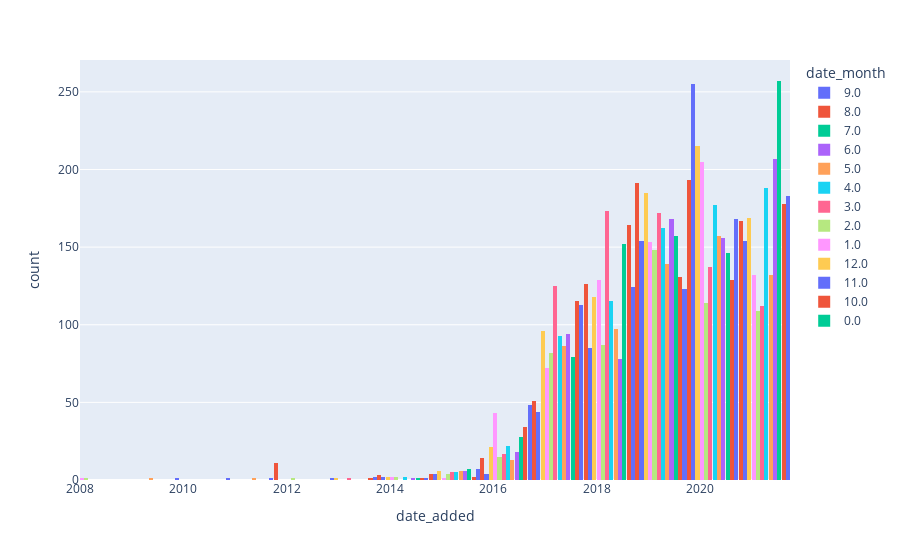

Notebook source saved alongside this figure:
### Markdown cell above
## Is there a specific month in which Netflix likes to upload?
### Data seems to show monthly uploads are random.

### Code cell
px.histogram(df, x='date_added', color ='date_month') #Plotly for better and detailed visualization for dates,specifically months within the year when netflix likes to upload.

### Figure 1 — Plotly figure (JSON) as saved in the notebook; plotly's stock layout.template omitted (floating-point values rounded to 4 significant figures; data arrays with more than 128 entries replaced by an {"elided": "..."} marker saying what was removed)
{"data": [{"alignmentgroup": "True", "bingroup": "x", "hovertemplate": "date_month=9.0<br>date_added=%{x}<br>count=%{y}<extra></extra>", "legendgroup": "9.0", "marker": {"color": "#636efa", "pattern": {"shape": ""}}, "name": "9.0", "offsetgroup": "9.0", "orientation": "v", "showlegend": true, "type": "histogram", "x": {"elided": "770 str values"}, "xaxis": "x", "yaxis": "y"}, {"alignmentgroup": "True", "bingroup": "x", "hovertemplate": "date_month=8.0<br>date_added=%{x}<br>count=%{y}<extra></extra>", "legendgroup": "8.0", "marker": {"color": "#EF553B", "pattern": {"shape": ""}}, "name": "8.0", "offsetgroup": "8.0", "orientation": "v", "showlegend": true, "type": "histogram", "x": {"elided": "755 str values"}, "xaxis": "x", "yaxis": "y"}, {"alignmentgroup": "True", "bingroup": "x", "hovertemplate": "date_month=7.0<br>date_added=%{x}<br>count=%{y}<extra></extra>", "legendgroup": "7.0", "marker": {"color": "#00cc96", "pattern": {"shape": ""}}, "name": "7.0", "offsetgroup": "7.0", "orientation": "v", "showlegend": true, "type": "histogram", "x": {"elided": "827 str values"}, "xaxis": "x", "yaxis": "y"}, {"alignmentgroup": "True", "bingroup": "x", "hovertemplate": "date_month=6.0<br>date_added=%{x}<br>count=%{y}<extra></extra>", "legendgroup": "6.0", "marker": {"color": "#ab63fa", "pattern": {"shape": ""}}, "name": "6.0", "offsetgroup": "6.0", "orientation": "v", "showlegend": true, "type": "histogram", "x": {"elided": "728 str values"}, "xaxis": "x", "yaxis": "y"}, {"alignmentgroup": "True", "bingroup": "x", "hovertemplate": "date_month=5.0<br>date_added=%{x}<br>count=%{y}<extra></extra>", "legendgroup": "5.0", "marker": {"color": "#FFA15A", "pattern": {"shape": ""}}, "name": "5.0", "offsetgroup": "5.0", "orientation": "v", "showlegend": true, "type": "histogram", "x": {"elided": "632 str values"}, "xaxis": "x", "yaxis": "y"}, {"alignmentgroup": "True", "bingroup": "x", "hovertemplate": "date_month=4.0<br>date_added=%{x}<br>count=%{y}<extra></extra>", "legendgroup": "4.0", "marker": {"color": "#19d3f3", "pattern": {"shape": ""}}, "name": "4.0", "offsetgroup": "4.0", "orientation": "v", "showlegend": true, "type": "histogram", "x": {"elided": "764 str values"}, "xaxis": "x", "yaxis": "y"}, {"alignmentgroup": "True", "bingroup": "x", "hovertemplate": "date_month=3.0<br>date_added=%{x}<br>count=%{y}<extra></extra>", "legendgroup": "3.0", "marker": {"color": "#FF6692", "pattern": {"shape": ""}}, "name": "3.0", "offsetgroup": "3.0", "orientation": "v", "showlegend": true, "type": "histogram", "x": {"elided": "742 str values"}, "xaxis": "x", "yaxis": "y"}, {"alignmentgroup": "True", "bingroup": "x", "hovertemplate": "date_month=2.0<br>date_added=%{x}<br>count=%{y}<extra></extra>", "legendgroup": "2.0", "marker": {"color": "#B6E880", "pattern": {"shape": ""}}, "name": "2.0", "offsetgroup": "2.0", "orientation": "v", "showlegend": true, "type": "histogram", "x": {"elided": "563 str values"}, "xaxis": "x", "yaxis": "y"}, {"alignmentgroup": "True", "bingroup": "x", "hovertemplate": "date_month=1.0<br>date_added=%{x}<br>count=%{y}<extra></extra>", "legendgroup": "1.0", "marker": {"color": "#FF97FF", "pattern": {"shape": ""}}, "name": "1.0", "offsetgroup": "1.0", "orientation": "v", "showlegend": true, "type": "histogram", "x": {"elided": "738 str values"}, "xaxis": "x", "yaxis": "y"}, {"alignmentgroup": "True", "bingroup": "x", "hovertemplate": "date_month=12.0<br>date_added=%{x}<br>count=%{y}<extra></extra>", "legendgroup": "12.0", "marker": {"color": "#FECB52", "pattern": {"shape": ""}}, "name": "12.0", "offsetgroup": "12.0", "orientation": "v", "showlegend": true, "type": "histogram", "x": {"elided": "813 str values"}, "xaxis": "x", "yaxis": "y"}, {"alignmentgroup": "True", "bingroup": "x", "hovertemplate": "date_month=11.0<br>date_added=%{x}<br>count=%{y}<extra></extra>", "legendgroup": "11.0", "marker": {"color": "#636efa", "pattern": {"shape": ""}}, "name": "11.0", "offsetgroup": "11.0", "orientation": "v", "showlegend": true, "type": "histogram", "x": {"elided": "705 str values"}, "xaxis": "x", "yaxis": "y"}, {"alignmentgroup": "True", "bingroup": "x", "hovertemplate": "date_month=10.0<br>date_added=%{x}<br>count=%{y}<extra></extra>", "legendgroup": "10.0", "marker": {"color": "#EF553B", "pattern": {"shape": ""}}, "name": "10.0", "offsetgroup": "10.0", "orientation": "v", "showlegend": true, "type": "histogram", "x": {"elided": "760 str values"}, "xaxis": "x", "yaxis": "y"}, {"alignmentgroup": "True", "bingroup": "x", "hovertemplate": "date_month=0.0<br>date_added=%{x}<br>count=%{y}<extra></extra>", "legendgroup": "0.0", "marker": {"color": "#00cc96", "pattern": {"shape": ""}}, "name": "0.0", "offsetgroup": "0.0", "orientation": "v", "showlegend": true, "type": "histogram", "x": [null, null, null, null, null, null, null, null, null, null], "xaxis": "x", "yaxis": "y"}], "layout": {"barmode": "relative", "legend": {"title": {"text": "date_month"}, "tracegroupgap": 0}, "margin": {"t": 60}, "xaxis": {"anchor": "y", "domain": [0, 1], "title": {"text": "date_added"}}, "yaxis": {"anchor": "x", "domain": [0, 1], "title": {"text": "count"}}}}
